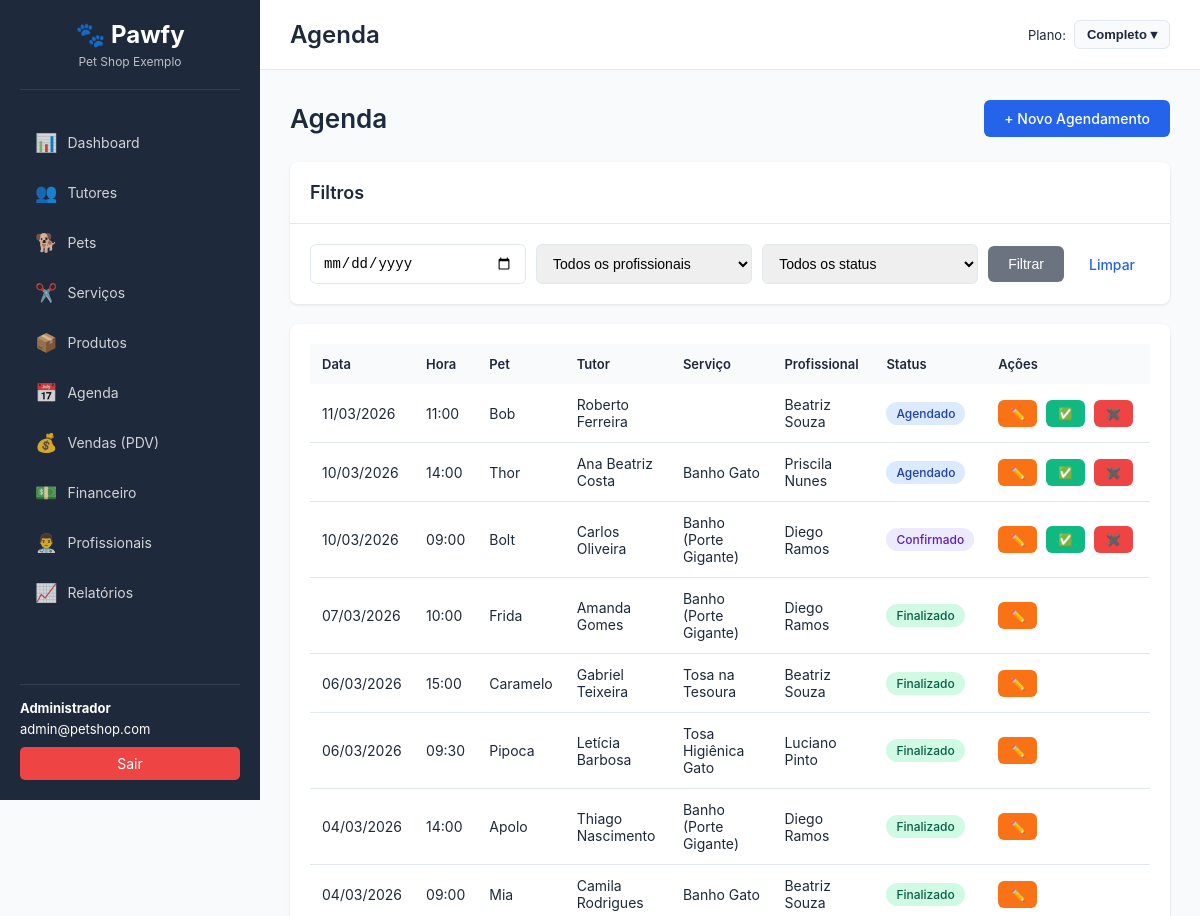
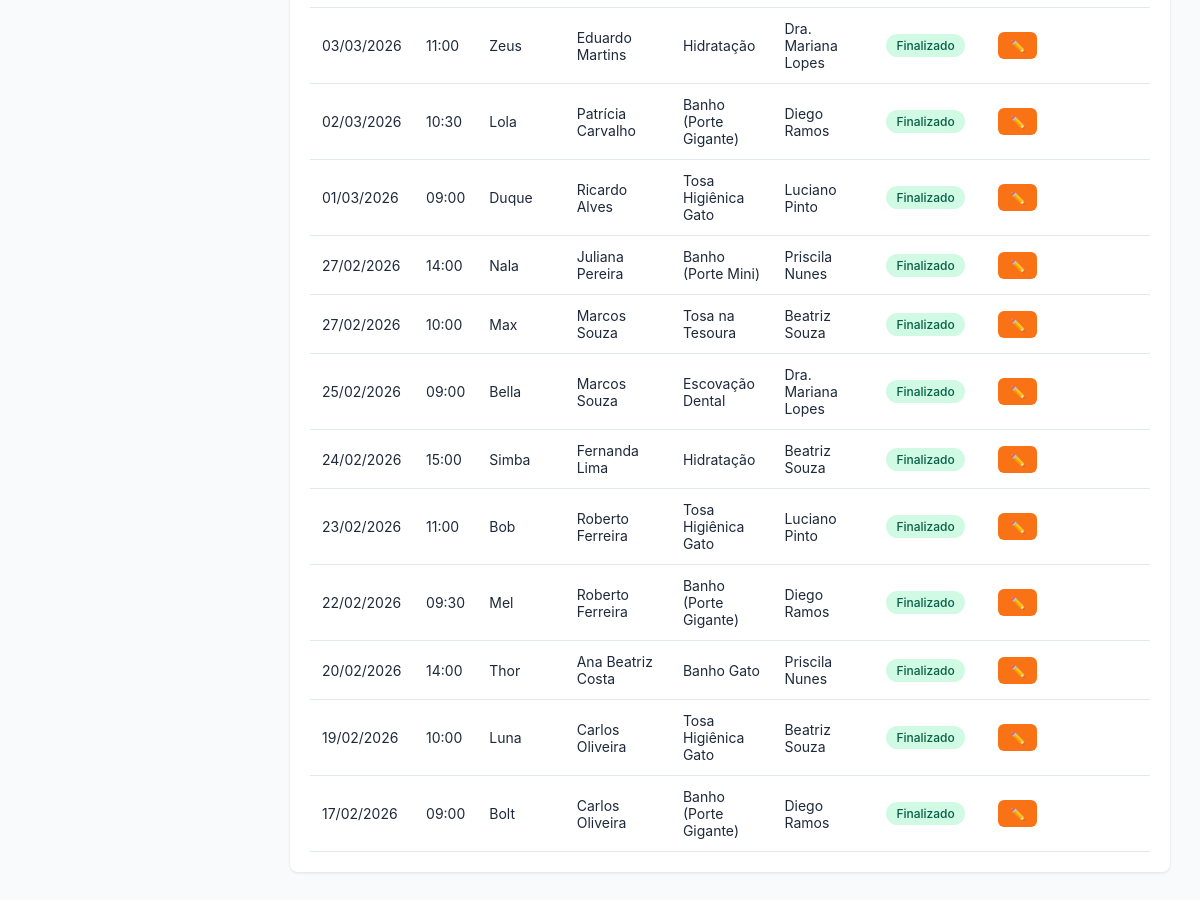
Screenshot of /?page=agenda (signed in) with the database file from the repository (2 pictures, top to bottom).
### tables this page shows
CREATE TABLE IF NOT EXISTS agenda (
    id INT AUTO_INCREMENT PRIMARY KEY,
    company_id INT NOT NULL,
    pet_id INT NOT NULL,
    tutor_id INT NOT NULL,
    servico_id INT NOT NULL,
    profissional_id INT,
    data DATE NOT NULL,
    hora TIME NOT NULL,
    status ENUM('agendado', 'confirmado', 'em_atendimento', 'finalizado', 'cancelado', 'faltou') DEFAULT 'agendado',
    observacoes TEXT,
    data_criacao TIMESTAMP DEFAULT CURRENT_TIMESTAMP,
    data_atualizacao TIMESTAMP DEFAULT CURRENT_TIMESTAMP ON UPDATE CURRENT_TIMESTAMP,
    FOREIGN KEY (company_id) REFERENCES companies(id) ON DELETE CASCADE,
    FOREIGN KEY (pet_id) REFERENCES pets(id) ON DELETE CASCADE,
    FOREIGN KEY (tutor_id) REFERENCES tutors(id) ON DELETE CASCADE,
    FOREIGN KEY (servico_id) REFERENCES servicos(id) ON DELETE CASCADE,
    FOREIGN KEY (profissional_id) REFERENCES profissionais(id) ON DELETE SET NULL,
    INDEX idx_company (company_id),
    INDEX idx_data (data),
    INDEX idx_status (status),
    INDEX idx_profissional (profissional_id)
);

CREATE TABLE IF NOT EXISTS pets (
    id INT AUTO_INCREMENT PRIMARY KEY,
    company_id INT NOT NULL,
    tutor_id INT NOT NULL,
    nome VARCHAR(255) NOT NULL,
    especie ENUM('cachorro', 'gato', 'passaro', 'roedor', 'reptil', 'outro') NOT NULL,
    raca VARCHAR(100),
    sexo ENUM('macho', 'femea') NOT NULL,
    data_nascimento DATE,
    peso DECIMAL(8,2),
    cor VARCHAR(50),
    porte ENUM('mini', 'pequeno', 'medio', 'grande', 'gigante'),
    observacoes TEXT,
    status ENUM('ativo', 'inativo', 'falecido') DEFAULT 'ativo',
    data_criacao TIMESTAMP DEFAULT CURRENT_TIMESTAMP,
    data_atualizacao TIMESTAMP DEFAULT CURRENT_TIMESTAMP ON UPDATE CURRENT_TIMESTAMP,
    FOREIGN KEY (company_id) REFERENCES companies(id) ON DELETE CASCADE,
    FOREIGN KEY (tutor_id) REFERENCES tutors(id) ON DELETE CASCADE,
    INDEX idx_company (company_id),
    INDEX idx_tutor (tutor_id),
    INDEX idx_nome (nome)
);

CREATE TABLE IF NOT EXISTS tutors (
    id INT AUTO_INCREMENT PRIMARY KEY,
    company_id INT NOT NULL,
    nome VARCHAR(255) NOT NULL,
    cpf VARCHAR(14),
    telefone VARCHAR(20),
    whatsapp VARCHAR(20),
    email VARCHAR(255),
    endereco TEXT,
    cidade VARCHAR(100),
    estado VARCHAR(2),
    cep VARCHAR(10),
    observacoes TEXT,
    status ENUM('ativo', 'inativo') DEFAULT 'ativo',
    data_criacao TIMESTAMP DEFAULT CURRENT_TIMESTAMP,
    data_atualizacao TIMESTAMP DEFAULT CURRENT_TIMESTAMP ON UPDATE CURRENT_TIMESTAMP,
    FOREIGN KEY (company_id) REFERENCES companies(id) ON DELETE CASCADE,
    INDEX idx_company (company_id),
    INDEX idx_nome (nome),
    INDEX idx_telefone (telefone)
);

CREATE TABLE IF NOT EXISTS profissionais (
    id INT AUTO_INCREMENT PRIMARY KEY,
    company_id INT NOT NULL,
    nome VARCHAR(255) NOT NULL,
    funcao VARCHAR(100),
    telefone VARCHAR(20),
    email VARCHAR(255),
    comissao DECIMAL(5,2) DEFAULT 0 COMMENT 'Percentual de comissão',
    tipo_comissao ENUM('percentual', 'valor_fixo') DEFAULT 'percentual',
    status ENUM('ativo', 'inativo') DEFAULT 'ativo',
    data_criacao TIMESTAMP DEFAULT CURRENT_TIMESTAMP,
    data_atualizacao TIMESTAMP DEFAULT CURRENT_TIMESTAMP ON UPDATE CURRENT_TIMESTAMP,
    FOREIGN KEY (company_id) REFERENCES companies(id) ON DELETE CASCADE,
    INDEX idx_company (company_id),
    INDEX idx_nome (nome)
);

CREATE TABLE IF NOT EXISTS servicos (
    id INT AUTO_INCREMENT PRIMARY KEY,
    company_id INT NOT NULL,
    nome VARCHAR(255) NOT NULL,
    descricao TEXT,
    preco DECIMAL(10,2) NOT NULL,
    duracao_media INT COMMENT 'Duração em minutos',
    categoria VARCHAR(100),
    status ENUM('ativo', 'inativo') DEFAULT 'ativo',
    data_criacao TIMESTAMP DEFAULT CURRENT_TIMESTAMP,
    data_atualizacao TIMESTAMP DEFAULT CURRENT_TIMESTAMP ON UPDATE CURRENT_TIMESTAMP,
    FOREIGN KEY (company_id) REFERENCES companies(id) ON DELETE CASCADE,
    INDEX idx_company (company_id),
    INDEX idx_nome (nome)
);

### database/connection.php (called while the page is built, shortened)
<?php
require_once __DIR__ . '/../config/config.php';
class Database {
    private static $instance = null;
    private $connection;
    private function __construct() {
        try {
            $dsn = "mysql:host=" . DB_HOST . ";dbname=" . DB_NAME . ";charset=" . DB_CHARSET;
            $options = [
                PDO::ATTR_ERRMODE => PDO::ERRMODE_EXCEPTION,
                PDO::ATTR_DEFAULT_FETCH_MODE => PDO::FETCH_ASSOC,
                PDO::ATTR_EMULATE_PREPARES => false,
                PDO::MYSQL_ATTR_INIT_COMMAND => "SET NAMES " . DB_CHARSET
            ];
            $this->connection = new PDO($dsn, DB_USER, DB_PASS, $options);
        } catch (PDOException $e) {
            die("Erro na conexão com o banco de dados: " . $e->getMessage());
        }
    }
    public static function getInstance() {
        if (self::$instance === null) {
            self::$instance = new self();
        }
        return self::$instance;
    }
    public function query($sql, $params = []) {
        try {
            $stmt = $this->connection->prepare($sql);
            $stmt->execute($params);
            return $stmt->fetchAll();
        } catch (PDOException $e) {
            error_log("Erro na query: " . $e->getMessage());
            return false;
        }
    }
}

### config/config.php (called while the page is built, shortened)
<?php
function getCompanyId() {
    return $_SESSION['company_id'] ?? null;
}
function formatarData($data) {
    $timestamp = strtotime($data);
    return date('d/m/Y', $timestamp);
}

### classes/Agenda.class.php (called while the page is built, shortened)
<?php
require_once __DIR__ . '/../database/connection.php';
class Agenda {
    private $db;
    private $company_id;
    public function __construct($company_id = null) {
        $this->db = Database::getInstance();
        $this->company_id = $company_id ?? getCompanyId();
    }
    public function getAll($filtros = []) {
        $sql = "SELECT a.*,
                p.nome as pet_nome,
                t.nome as tutor_nome, t.telefone as tutor_telefone,
                s.nome as servico_nome,
                pr.nome as profissional_nome
                FROM agenda a
                LEFT JOIN pets p ON a.pet_id = p.id
                LEFT JOIN tutors t ON a.tutor_id = t.id
                LEFT JOIN servicos s ON a.servico_id = s.id
                LEFT JOIN profissionais pr ON a.profissional_id = pr.id
                WHERE a.company_id = :company_id";
        $params = [':company_id' => $this->company_id];
        $sql .= " ORDER BY a.data DESC, a.hora DESC";
        return $this->db->query($sql, $params);
    }
}

### views/agenda/list.php (the view, shortened to what this page needs)
<?php
$status_badges = [
    'agendado' => 'info',
    'confirmado' => 'primary',
    'em_atendimento' => 'warning',
    'finalizado' => 'success',
    'cancelado' => 'danger',
    'faltou' => 'secondary',
];
?>
<div class="page-header">
    <h2>Agenda</h2>
    <a href="?page=agenda&action=create" class="btn btn-primary">+ Novo Agendamento</a>
</div>
<div class="card">
    <div class="card-header"><h3>Filtros</h3></div>
    <div class="card-body">
        <form method="GET" class="form-inline">
            <input type="date" name="data" value="<?= htmlspecialchars($_GET['data'] ?? '') ?>" class="form-control">
            <select name="profissional_id" class="form-control">
                <option value="">Todos os profissionais</option>
            </select>
            <select name="status" class="form-control">
                <option value="">Todos os status</option>
            </select>
            <button type="submit" class="btn btn-secondary">Filtrar</button>
            <a href="?page=agenda&action=list" class="btn btn-link">Limpar</a>
        </form>
    </div>
</div>
<div class="card">
    <div class="card-body">
        <?php if (empty($agendamentos)): ?>
            <p class="text-center">Nenhum agendamento encontrado.</p>
        <?php else: ?>
        <table class="table">
            <thead>
                <tr>
                    <th>Data</th><th>Hora</th><th>Pet</th><th>Tutor</th>
                    <th>Serviço</th><th>Profissional</th><th>Status</th><th>Ações</th>
                </tr>
            </thead>
            <tbody>
                <?php foreach ($agendamentos as $ag): ?>
                <tr>
                    <td><?= formatarData($ag['data']) ?></td>
                    <td><?= substr($ag['hora'], 0, 5) ?></td>
                    <td><?= htmlspecialchars($ag['pet_nome']) ?></td>
                    <td><?= htmlspecialchars($ag['tutor_nome']) ?></td>
                    <td><?= htmlspecialchars($ag['servico_nome']) ?></td>
                    <td><?= htmlspecialchars($ag['profissional_nome'] ?? '-') ?></td>
                    <td>
                        <span class="badge badge-<?= $status_badges[$ag['status']] ?? 'secondary' ?>">
                            <?= ucfirst(str_replace('_', ' ', $ag['status'])) ?>
                        </span>
                    </td>
                    <td class="actions">
                        <a href="?page=agenda&action=edit&id=<?= $ag['id'] ?>" class="btn btn-sm btn-warning" title="Editar">✏️</a>
                        <?php if (!in_array($ag['status'], ['finalizado', 'cancelado'])): ?>
                        <a href="?page=agenda&action=status&id=<?= $ag['id'] ?>&novo_status=finalizado" class="btn btn-sm btn-success" title="Finalizar" onclick="return confirm('Finalizar atendimento?')">✅</a>
                        <a href="?page=agenda&action=status&id=<?= $ag['id'] ?>&novo_status=cancelado" class="btn btn-sm btn-danger" title="Cancelar" onclick="return confirm('Cancelar agendamento?')">✖️</a>
                        <?php endif; ?>
                    </td>
                </tr>
                <?php endforeach; ?>
            </tbody>
        </table>
        <?php endif; ?>
    </div>
</div>
<?php
include __DIR__ . '/../template.php';
?>

### public/css/style.css (style rules this page uses)
:root { --primary-color: #2563EB; --secondary-color: #F97316; --success-color: #10B981; --danger-color: #EF4444; --warning-color: #F97316; --info-color: #2563EB; --dark-color: #1E293B; --light-color: #F8FAFC; --border-color: #E2E8F0; --text-color: #1E293B; --sidebar-width: 260px; }
* { margin: 0; padding: 0; box-sizing: border-box; }
body { font-family: -apple-system, BlinkMacSystemFont, 'Segoe UI', Roboto, 'Helvetica Neue', Arial, sans-serif; font-size: 14px; color: var(--text-color); background-color: #F8FAFC; }
.card { background-color: white; border-radius: 8px; box-shadow: 0 1px 3px rgba(0, 0, 0, 0.1); margin-bottom: 20px; }
.card-header { padding: 20px; border-bottom: 1px solid var(--border-color); display: flex; justify-content: space-between; align-items: center; }
.card-header h3 { font-size: 18px; font-weight: 600; }
.card-body { padding: 20px; }
.table { width: 100%; border-collapse: collapse; }
.table thead { background-color: var(--light-color); }
.table th { padding: 12px; text-align: left; font-weight: 600; font-size: 13px; color: var(--text-color); }
.table td { padding: 12px; border-bottom: 1px solid var(--border-color); }
.btn { display: inline-block; padding: 10px 20px; border-radius: 6px; text-decoration: none; border: none; cursor: pointer; font-size: 14px; font-weight: 500; transition: all 0.3s; }
.btn-primary { background-color: var(--primary-color); color: white; }
.btn-secondary { background-color: #6B7280; color: white; }
.btn-success { background-color: var(--success-color); color: white; }
.btn-warning { background-color: var(--warning-color); color: white; }
.btn-danger { background-color: var(--danger-color); color: white; }
.btn-sm { padding: 6px 12px; font-size: 12px; }
.btn-link { background: none; color: var(--primary-color); padding: 10px 15px; }
.form-control { width: 100%; padding: 10px 12px; border: 1px solid var(--border-color); border-radius: 6px; font-size: 14px; transition: all 0.3s; }
.form-inline { display: flex; gap: 10px; align-items: center; }
.form-inline .form-control { width: auto; flex: 1; }
.badge { display: inline-block; padding: 4px 10px; border-radius: 12px; font-size: 12px; font-weight: 500; }
.badge-success { background-color: #D1FAE5; color: #065F46; }
.badge-info { background-color: #DBEAFE; color: #1E40AF; }
.badge-primary { background-color: #EDE9FE; color: #5B21B6; }
.page-header { display: flex; justify-content: space-between; align-items: center; margin-bottom: 25px; }
.page-header h2 { font-size: 26px; font-weight: 600; }
.actions { white-space: nowrap; }
.actions .btn { margin-right: 5px; }

### rows the page displays
agenda: data "11/03/2026", hora "11:00", pet.nome "Bob", tutor.nome "Roberto Ferreira", profissional.nome "Beatriz Souza", status "Agendado"
agenda: data "10/03/2026", hora "14:00", pet.nome "Thor", tutor.nome "Ana Beatriz Costa", servico.nome "Banho Gato", profissional.nome "Priscila Nunes", status "Agendado"
agenda: data "10/03/2026", hora "09:00", pet.nome "Bolt", tutor.nome "Carlos Oliveira", servico.nome "Banho (Porte Gigante)", profissional.nome "Diego Ramos", status "Confirmado"
agenda: data "07/03/2026", hora "10:00", pet.nome "Frida", tutor.nome "Amanda Gomes", servico.nome "Banho (Porte Gigante)", profissional.nome "Diego Ramos", status "Finalizado"
agenda: data "06/03/2026", hora "15:00", pet.nome "Caramelo", tutor.nome "Gabriel Teixeira", servico.nome "Tosa na Tesoura", profissional.nome "Beatriz Souza", status "Finalizado"
agenda: data "06/03/2026", hora "09:30", pet.nome "Pipoca", tutor.nome "Letícia Barbosa", servico.nome "Tosa Higiênica Gato", profissional.nome "Luciano Pinto", status "Finalizado"
agenda: data "04/03/2026", hora "14:00", pet.nome "Apolo", tutor.nome "Thiago Nascimento", servico.nome "Banho (Porte Gigante)", profissional.nome "Diego Ramos", status "Finalizado"
agenda: data "04/03/2026", hora "09:00", pet.nome "Mia", tutor.nome "Camila Rodrigues", servico.nome "Banho Gato", profissional.nome "Beatriz Souza", status "Finalizado"
agenda: data "03/03/2026", hora "11:00", pet.nome "Zeus", tutor.nome "Eduardo Martins", servico.nome "Hidratação", profissional.nome "Dra. Mariana Lopes", status "Finalizado"
agenda: data "02/03/2026", hora "10:30", pet.nome "Lola", tutor.nome "Patrícia Carvalho", servico.nome "Banho (Porte Gigante)", profissional.nome "Diego Ramos", status "Finalizado"
agenda: data "01/03/2026", hora "09:00", pet.nome "Duque", tutor.nome "Ricardo Alves", servico.nome "Tosa Higiênica Gato", profissional.nome "Luciano Pinto", status "Finalizado"
agenda: data "27/02/2026", hora "14:00", pet.nome "Nala", tutor.nome "Juliana Pereira", servico.nome "Banho (Porte Mini)", profissional.nome "Priscila Nunes", status "Finalizado"
agenda: data "27/02/2026", hora "10:00", pet.nome "Max", tutor.nome "Marcos Souza", servico.nome "Tosa na Tesoura", profissional.nome "Beatriz Souza", status "Finalizado"
agenda: data "25/02/2026", hora "09:00", pet.nome "Bella", tutor.nome "Marcos Souza", servico.nome "Escovação Dental", profissional.nome "Dra. Mariana Lopes", status "Finalizado"
agenda: data "24/02/2026", hora "15:00", pet.nome "Simba", tutor.nome "Fernanda Lima", servico.nome "Hidratação", profissional.nome "Beatriz Souza", status "Finalizado"
agenda: data "23/02/2026", hora "11:00", pet.nome "Bob", tutor.nome "Roberto Ferreira", servico.nome "Tosa Higiênica Gato", profissional.nome "Luciano Pinto", status "Finalizado"
agenda: data "22/02/2026", hora "09:30", pet.nome "Mel", tutor.nome "Roberto Ferreira", servico.nome "Banho (Porte Gigante)", profissional.nome "Diego Ramos", status "Finalizado"
agenda: data "20/02/2026", hora "14:00", pet.nome "Thor", tutor.nome "Ana Beatriz Costa", servico.nome "Banho Gato", profissional.nome "Priscila Nunes", status "Finalizado"
agenda: data "19/02/2026", hora "10:00", pet.nome "Luna", tutor.nome "Carlos Oliveira", servico.nome "Tosa Higiênica Gato", profissional.nome "Beatriz Souza", status "Finalizado"
agenda: data "17/02/2026", hora "09:00", pet.nome "Bolt", tutor.nome "Carlos Oliveira", servico.nome "Banho (Porte Gigante)", profissional.nome "Diego Ramos", status "Finalizado"

### other values shown
$_SESSION['company_name'] "Pet Shop Exemplo"
$_SESSION['user_name'] "Administrador"
$_SESSION['user_email'] "admin@petshop.com"
$page_title "Agenda"
PLANOS[$_SESSION['plano'] ?? 'completo']['nome'] "Completo"
